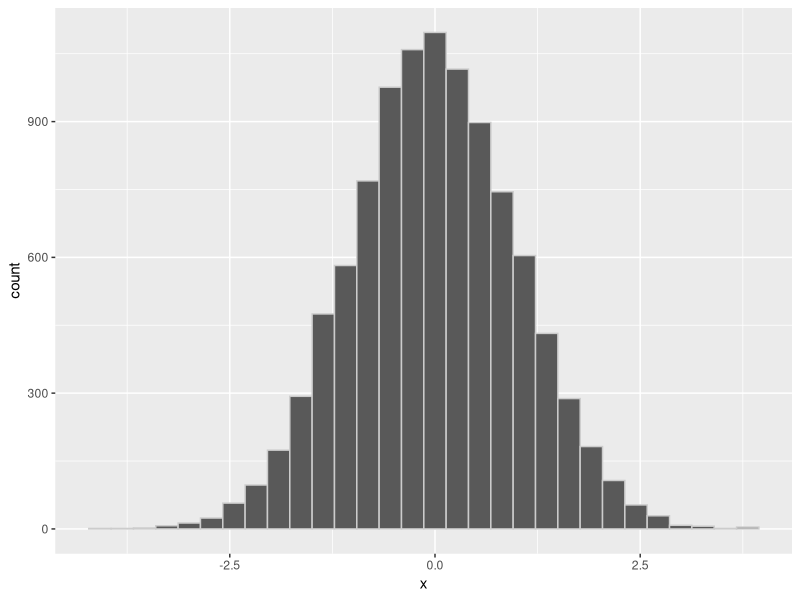
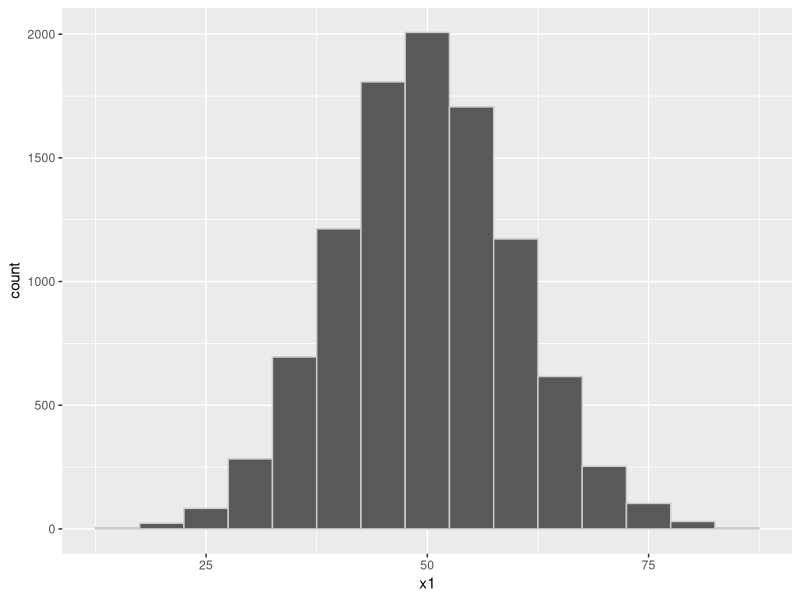
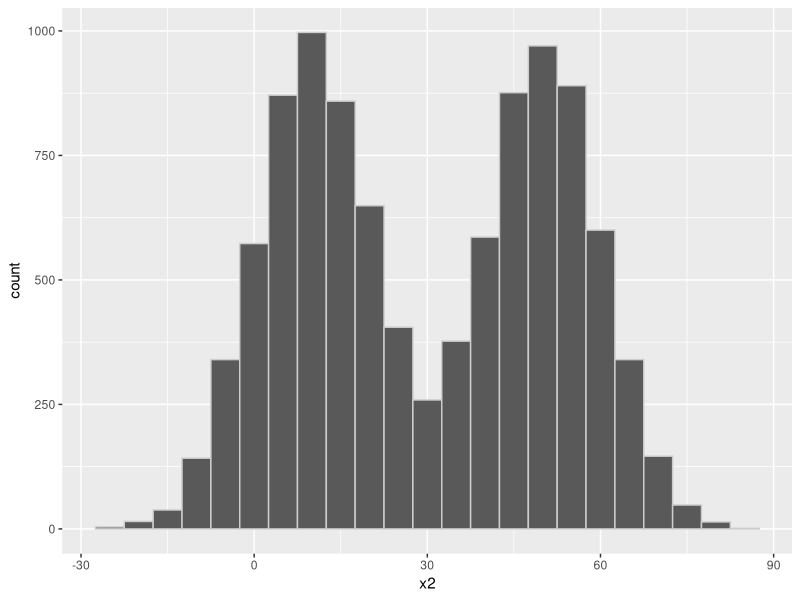
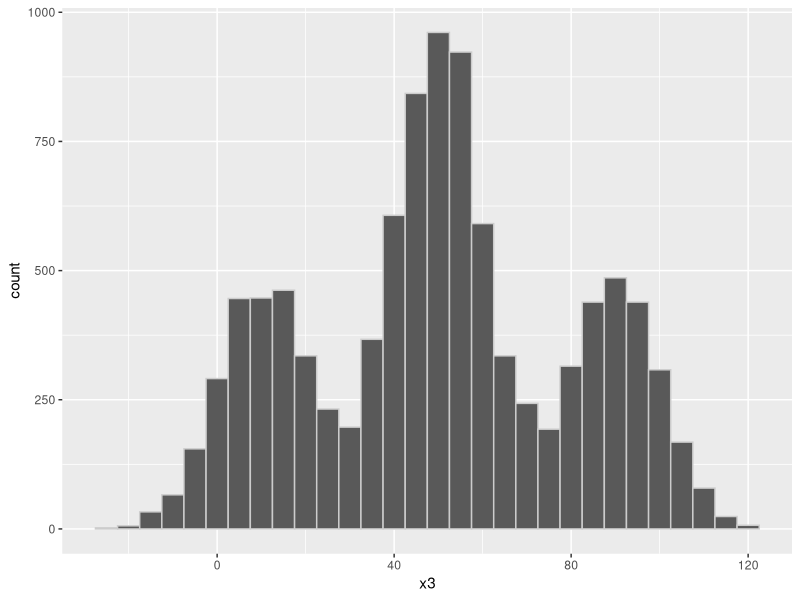
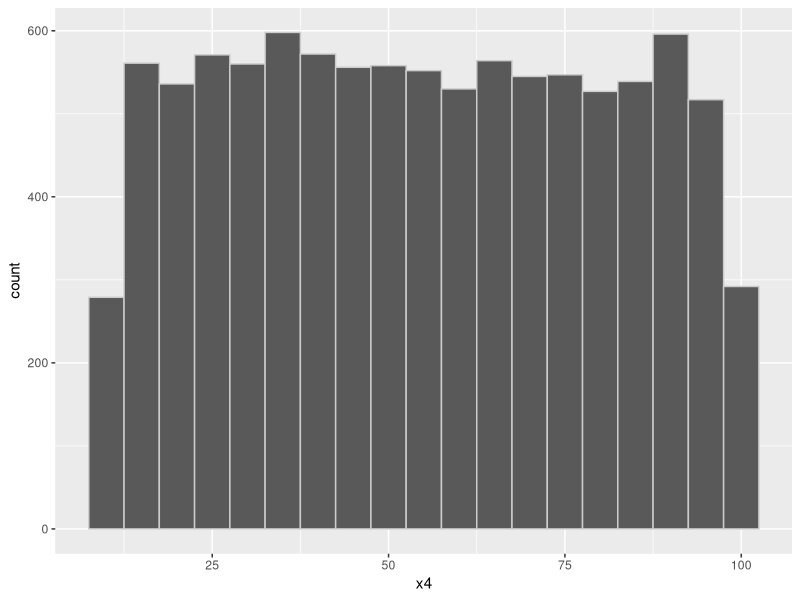
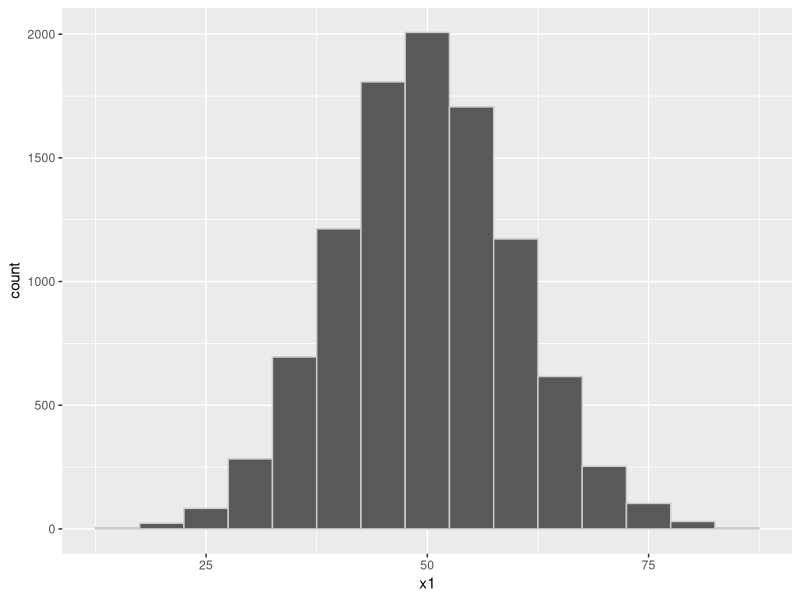
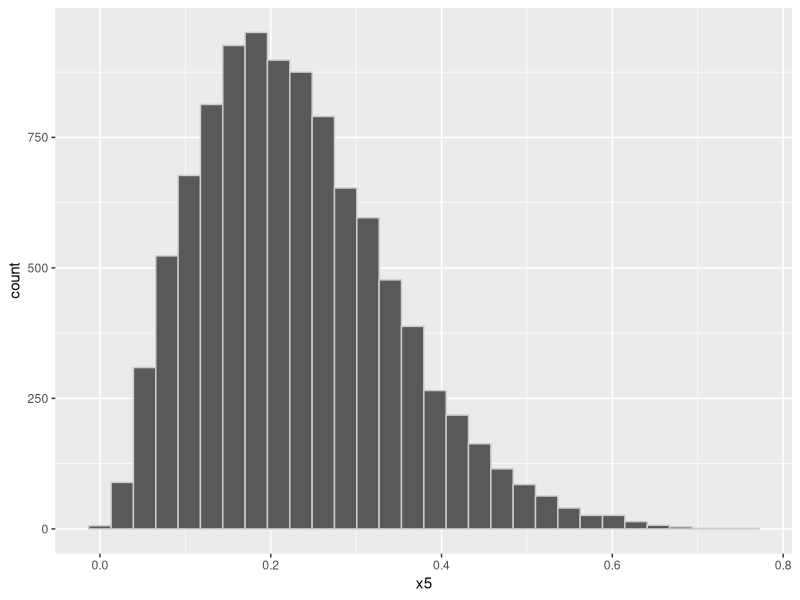
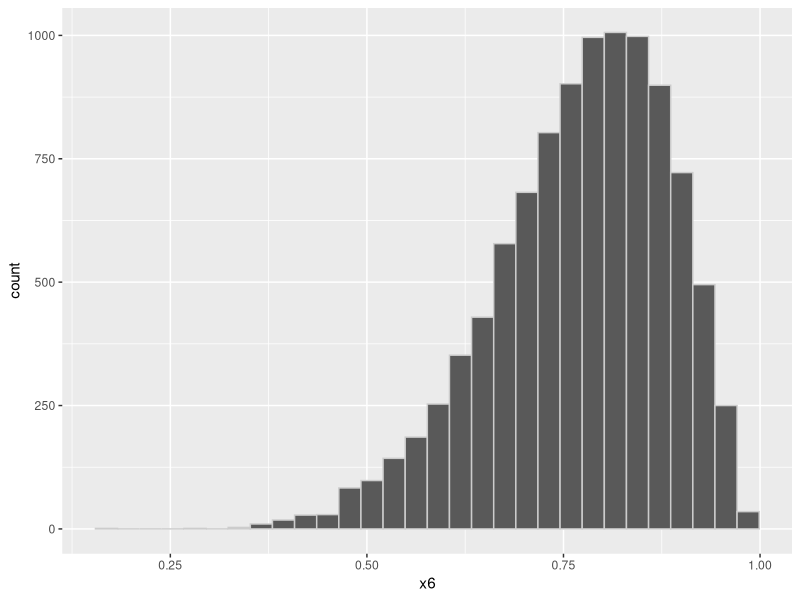

The R source for these figures, in order:
## ---- chunk 1
library(dplyr, quietly = TRUE, warn.conflicts = FALSE)
library(tidyr, quietly = TRUE, warn.conflicts = FALSE)
library(ggplot2, quietly = TRUE, warn.conflicts = FALSE)
USArrests.long <- USArrests %>% gather(Type, Rate, -UrbanPop) %>%
                  mutate(State = rep(rownames(USArrests), 3))
## ---- chunk 2
head(USArrests)
## ---- chunk 3
foo <- data.frame(x = rnorm(10000))
ggplot(foo, aes(x = x)) + geom_histogram(color = "grey80")
## ---- chunk 4
foo <- data.frame(x1 = rnorm(10000, 50, 10),
                  x2 = c(rnorm(5000, 10, 10), rnorm(5000, 50, 10)),
                  x3 = c(rnorm(2500, 10, 10), rnorm(5000, 50, 10), rnorm(2500, 90, 10)),
                  x4 = runif(10000, 10, 100),
                  x5 = rbeta(10000, 3, 10),
                  x6 = rbeta(10000, 10, 3),
                  x7 = c(rbeta(9900, 3, 10), rep(1.5, 100)))
ggplot(foo, aes(x = x1)) + geom_histogram(color = "grey80", binwidth = 5)
## ---- chunk 5
ggplot(foo, aes(x = x2)) + geom_histogram(color = "grey80", binwidth = 5)
## ---- chunk 6
ggplot(foo, aes(x = x3)) + geom_histogram(color = "grey80", binwidth = 5)
## ---- chunk 7
ggplot(foo, aes(x = x4)) + geom_histogram(color = "grey80", binwidth = 5)
## ---- chunk 8
ggplot(foo, aes(x = x1)) + geom_histogram(color = "grey80", binwidth = 5)
## ---- chunk 9
ggplot(foo, aes(x = x5)) + geom_histogram(color = "grey80")
## ---- chunk 10
ggplot(foo, aes(x = x6)) + geom_histogram(color = "grey80")
## ---- chunk 11
ggplot(foo, aes(x = x7)) + geom_histogram(color = "grey80")
## ---- chunk 12
ggplot(USArrests, aes(x = Murder)) + geom_histogram(color = "grey80", binwidth=2)
## ---- chunk 13
ggplot(USArrests, aes(x = Assault)) + geom_histogram(color = "grey80", binwidth=40)
## ---- chunk 14
ggplot(USArrests, aes(x = Rape)) + geom_histogram(color = "grey80", binwidth=5)
## ---- chunk 15
ggplot(USArrests, aes(x = UrbanPop)) + geom_histogram(color = "grey80", binwidth=7)
## ---- chunk 16
x <- abs(rnorm(100))
stem(x)
## ---- chunk 17
x <- c(5, 10, 11, 12, 12, 22)
stem(x, scale = .5)
## ---- chunk 18
x <- c(1.2, 1.3, 0.5, 0.6, 3.7, 10.2)
stem(x, scale=2)
## ---- chunk 19
x <- c(320, 302, 102, 150, 175, 504, 40)
stem(x)
## ---- chunk 20
bar <- data.frame(x = foo$x5)
bar <- bar %>% mutate(lt = factor(ifelse(x < median(x), "<", ">")))
ggplot(bar, aes(x = x, fill = lt)) + geom_histogram(color = "grey80") + 
  theme(legend.position = "none")
## ---- chunk 21
bar <- data.frame(x = foo$x5)
iqr <- IQR(bar$x)
iqr.lim <- median(bar$x) + c(-1, 1)*iqr
bar <- bar %>% mutate(lt = factor(ifelse(!(x < iqr.lim[1] | x > iqr.lim[2]), "in", "out")))
ggplot(bar, aes(x = x, fill = lt)) + geom_histogram(color = "grey80") + 
  theme(legend.position = "none")
## ---- chunk 22
bar$lab <- rep("", nrow(bar))
ggplot(bar, aes(y=x, x=lab, fill=lab)) + geom_boxplot()  + theme(legend.position="none") + xlab("") + coord_flip()
## ---- chunk 23
bar <- data.frame(x=foo$x6)
bar$lab <- rep("", nrow(bar))
ggplot(bar, aes(y=x, x=lab, fill=lab)) + geom_boxplot()  + theme(legend.position="none") + xlab("") + coord_flip()
## ---- chunk 24
bar <- data.frame(x=foo$x1)
bar$lab <- rep("", nrow(bar))
ggplot(bar, aes(y=x, x=lab, fill=lab)) + geom_boxplot()  + theme(legend.position="none") + xlab("") + coord_flip()
## ---- chunk 25
bar <- data.frame(x=foo$x2)
bar$lab <- rep("", nrow(bar))
ggplot(bar, aes(y=x, x=lab, fill=lab)) + geom_boxplot()  + theme(legend.position="none") + xlab("") + coord_flip()
## ---- chunk 26
bar <- data.frame(x = foo$x5)
baz <- data.frame(stat = c(mean(bar$x), median(bar$x)), center = c("Mean", "Median"))
ggplot(bar, aes(x = x)) + geom_histogram(color = "grey80") + 
  geom_vline(data = baz, aes(xintercept = stat, color = center), size = 2) +
  scale_fill_discrete(name = "measure", breaks = c("Mean", "Median"), labels =  c("Mean", "Median"))
## ---- chunk 27
bar <- data.frame(x = foo$x1)
st.dev <- sd(bar$x)
sd.lim <- mean(bar$x) + c(-1, 1)*st.dev
bar <- bar %>% mutate(lt = factor(ifelse(!(x < sd.lim[1] | x > sd.lim[2]), "in", "out")))
ggplot(bar, aes(x = x, fill = lt)) + geom_histogram(color = "grey80") + 
  theme(legend.position = "none") + geom_vline(xintercept = mean(bar$x), size = 2)
